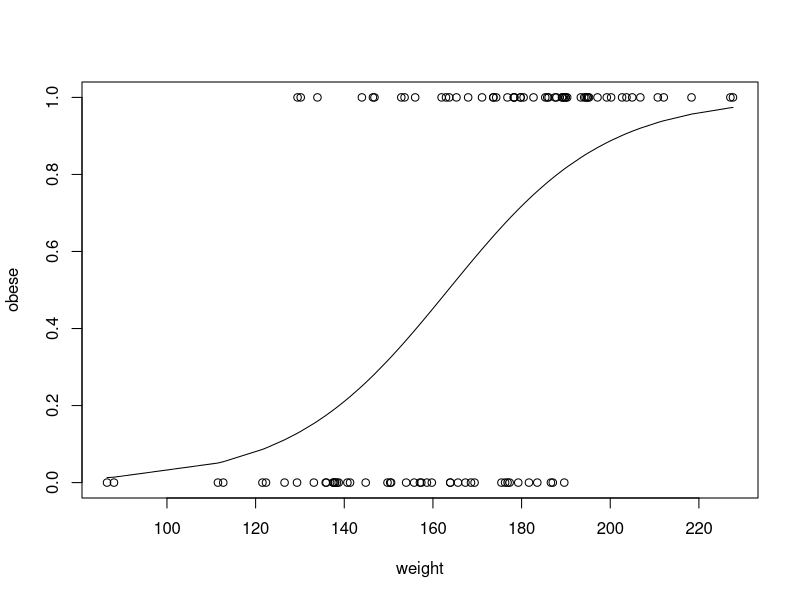
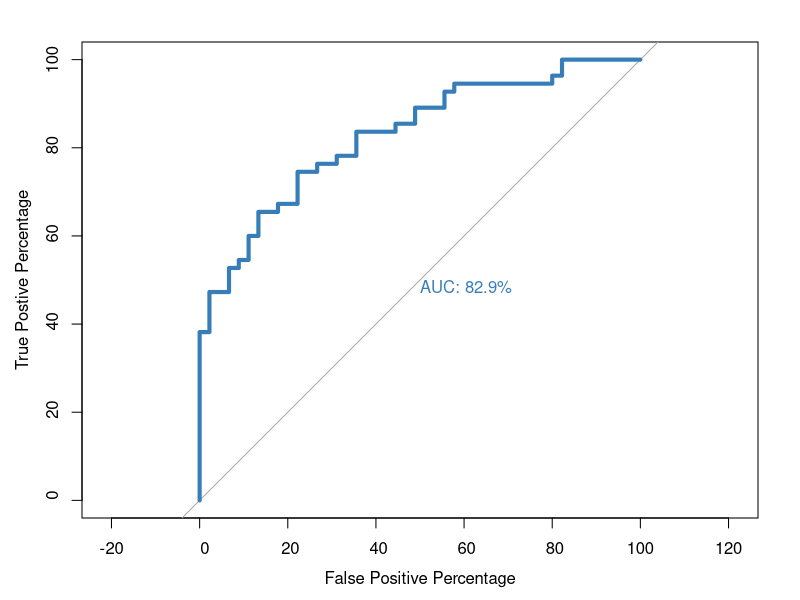
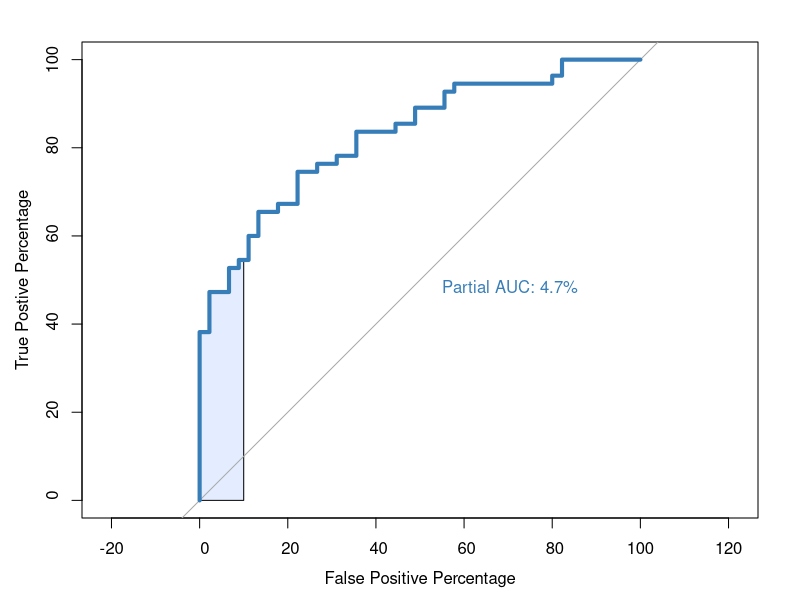
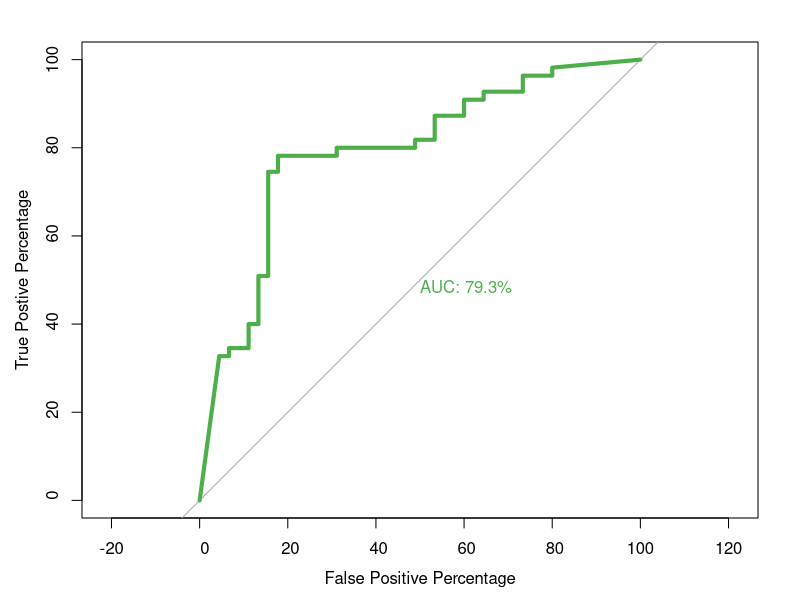
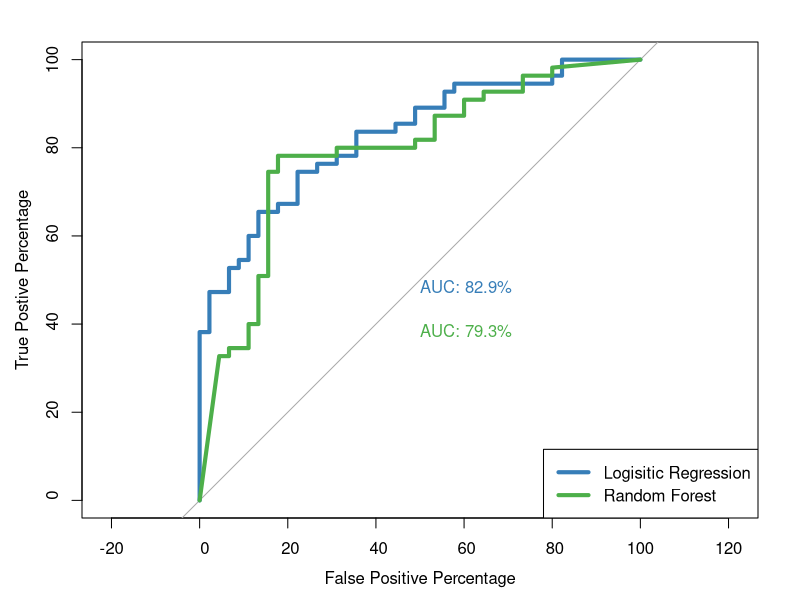

Write R code to recreate these figures, in order.


# **** Predicting obesity ased on Weight ****


#### Used libraries
library(ggplot2) 
library(pROC) # calculating ROC
library(randomForest)

### Generate random data (normal distribution)
set.seed(420) # fix the seed to be able to reproduce the same random values
num.samples <- 100 # 100 individuals
weight <- sort(rnorm(n=num.samples, mean=172, sd=29))


### Randomly decide if each weight represents an obese individual or not
obese <- ifelse(test=(runif(n=num.samples) < (rank(weight)/num.samples)), yes=1, no=0)
  
## print the obrained results
obese 

## plot the data
plot(x=weight, y=obese)

## fit a logistic regression to the data...
glm.fit=glm(obese ~ weight, family=binomial)
lines(weight, glm.fit$fitted.values)


#######################################

## draw ROC and AUC using pROC

## finding optimal threshold 
roc.info <- roc(obese, glm.fit$fitted.values, legacy.axes=TRUE)
str(roc.info)

## extract just the information that we want from that variable.
roc.df <- data.frame(
  tpp=roc.info$sensitivities*100, ## tpp = true positive percentage
  fpp=(1 - roc.info$specificities)*100, ## fpp = false positive precentage
  thresholds=roc.info$thresholds)
roc.df

## Calculate the area under the curve:
roc(obese, glm.fit$fitted.values, plot=TRUE, legacy.axes=TRUE, percent=TRUE, xlab="False Positive Percentage", ylab="True Postive Percentage", col="#377eb8", lwd=4, print.auc=TRUE)

## Calculate the partial area under the curve.
roc(obese, glm.fit$fitted.values, plot=TRUE, legacy.axes=TRUE, percent=TRUE, xlab="False Positive Percentage", ylab="True Postive Percentage", col="#377eb8", lwd=4, print.auc=TRUE, print.auc.x=45, partial.auc=c(100, 90), auc.polygon = TRUE, auc.polygon.col = "#377eff22")


#######################################

## Random forest

rf.model <- randomForest(factor(obese) ~ weight)

## ROC for random forest
roc(obese, rf.model$votes[,1], plot=TRUE, legacy.axes=TRUE, percent=TRUE, xlab="False Positive Percentage", ylab="True Postive Percentage", col="#4daf4a", lwd=4, print.auc=TRUE)


#######################################
##
##logistic regression and random forest ROC graphs

roc(obese, glm.fit$fitted.values, plot=TRUE, legacy.axes=TRUE, percent=TRUE, xlab="False Positive Percentage", ylab="True Postive Percentage", col="#377eb8", lwd=4, print.auc=TRUE)

plot.roc(obese, rf.model$votes[,1], percent=TRUE, col="#4daf4a", lwd=4, print.auc=TRUE, add=TRUE, print.auc.y=40)
legend("bottomright", legend=c("Logisitic Regression", "Random Forest"), col=c("#377eb8", "#4daf4a"), lwd=4)

